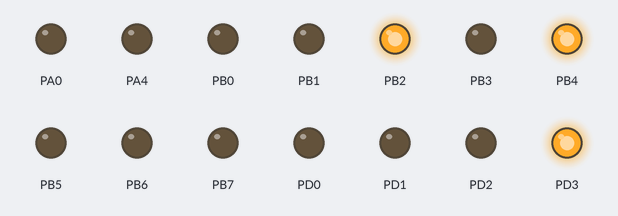
Recording of a program running on a simulated ATmega32, built with avr-gcc and emulated at 1 MHz. Shown: output pins drawn as LEDs (lit = HIGH). At 0.1 s the program stops and its outputs stay as they are.

Above: at 0.1 s.
Timing chart, 0 to 1.6 s (numbered marks = the images above):
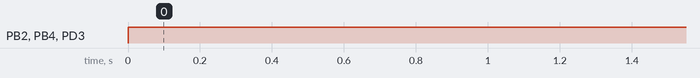

The program:

main.cpp
```cpp
/*
 * Controls.cpp
 *
 * Created: 23/02/2023 11:06:48 am
 * Author : hp
 */

#define F_CPU 1000000UL
#include <avr/io.h>
#include <util/delay.h>

uint16_t CONTROL_ROM[1<<4] = {0x814 ,0x505, 0x901 ,0x900 ,0x440,0x008,0x902, 0x502,
							//1000 00010100
0x906,0x503, 0x904,0x780, 0x506, 0x824, 0x504 ,0x500};

int main(void)
{
	// Some pins of PORTC can not be used for I/O directly.
	// turn of JTAG to use them
	// o write a 1 to the JTD bit twice consecutively to turn it off
	MCUCSR = (1<<JTD);  MCUCSR = (1<<JTD);
	//a1234 is opcode input from instructions
	//

	DDRA = 0x10000111; // A[4:1] - Opcode Input//a0 is broken

	// Control Unit Bits : D[3:0]B[7:0]
	// D[reg_dst[1], alu_src[1], mem_to_reg[1], reg_write[1]] B[mem_read[1], mem_write[1], branch[1], branch_neq[1], jump[1], alu_op[3]]
	DDRB = 0xFF;
	DDRD = 0xFF;

	uint8_t opcode = ~0;

	while (1)
	{
		if (opcode != (0x10000111 & PINA)) {
			opcode = (0x10000111 & PINA);
			PORTB = CONTROL_ROM[opcode];
			PORTD = (CONTROL_ROM[opcode] >> 8);
			_delay_ms(50);
		}
		//
		//opcode=0;
		//PORTB = CONTROL_ROM[opcode];
		//PORTD = (CONTROL_ROM[opcode] >> 8);

	}
}
```

Measured:
- by itself, PB2, PB4, PD3: LOW → HIGH at 0.00 s
